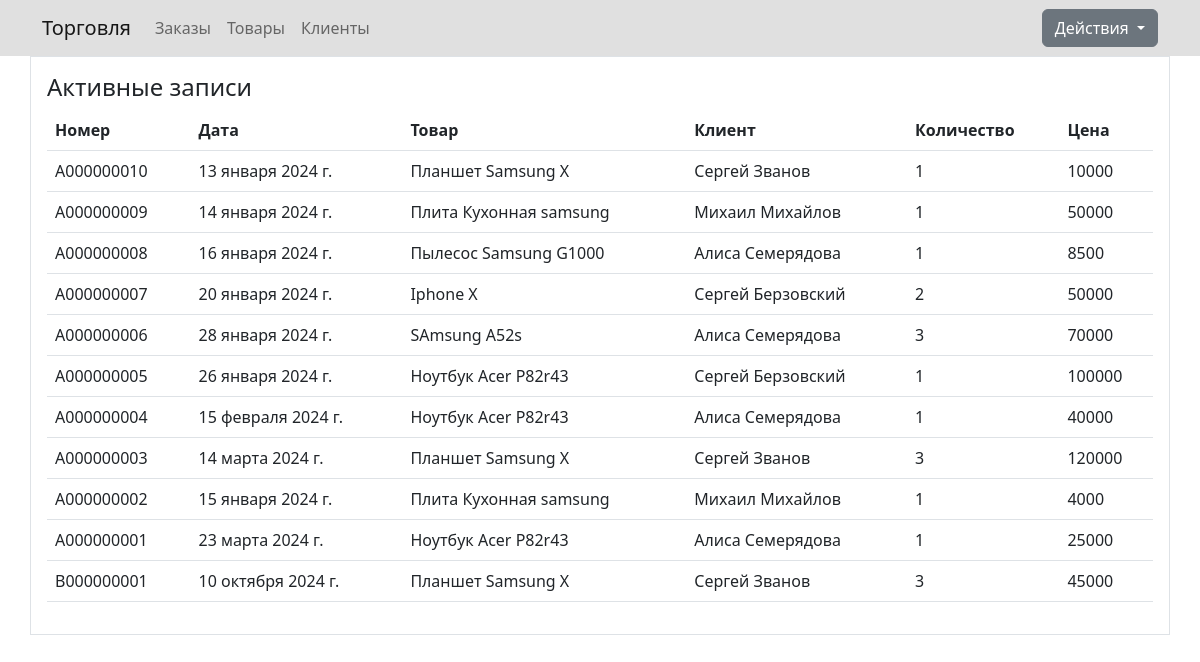
The page / on the database its author committed.
### myapp/models.py (models this page shows, shortened)
class Orders(models.Model):
    order_number = models.CharField('Номер', max_length=10)
    order_date = models.DateField('Дата заказа')
    prod = models.ForeignKey('Products', on_delete=models.PROTECT, null=True)
    cust = models.ForeignKey('Customers', on_delete=models.PROTECT, null=True)
    quantity = models.IntegerField('Количество', default=0)
    price = models.IntegerField('Цена', default=0)
    class Meta:
        verbose_name = 'Заказ'
        verbose_name_plural = 'Заказы'

class Products(models.Model):
    title = models.CharField('Название', max_length=100)
    def __str__(self):
        return self.title
    class Meta:
        verbose_name = 'Товар'
        verbose_name_plural = 'Товары'

class Customers(models.Model):
    name = models.CharField('Имя', max_length=60)
    surname = models.CharField('Фамилия', max_length=60)
    phone = models.CharField('Телефон', max_length=11)
    email = models.EmailField('Почта', max_length=100)
    def __str__(self):
        return f' {self.name} {self.surname}'
    class Meta:
        verbose_name = 'Клиент'
        verbose_name_plural = 'Клиенты'

### myapp/views.py (the view)
# urls.py: path('', views.index, name='home'),
def index(request):
    orders_all = Orders.objects.all()
    return render(request, 'myapp/index.html', {'orders_all': orders_all})

### myapp/templates/myapp/index.html (shortened to what this page needs)
{% extends 'myapp/base.html' %}
{% block content %}
<div class="container p-3 border">
    <h4>Активные записи</h4>
    {% if orders_all %}
    <table class="table table-hover">
    <thead>
      <tr>
        <th>Номер</th>
        <th>Дата</th>
        <th>Товар</th>
        <th>Клиент</th>
        <th>Количество</th>
        <th>Цена</th>
      </tr>
    </thead>
        <tbody>
        {% for elem in orders_all %}
            <tr>
                <td>{{ elem.order_number }}</td>
                <td>{{ elem.order_date }}</td>
                <td>{{ elem.prod }}</td>
                <td>{{ elem.cust }}</td>
                <td>{{ elem.quantity }}</td>
                <td>{{ elem.price }}</td>
            </tr>
        {% endfor %}
        </tbody>
    </table>
    {% else %}
        <p>У нас нет записей</p>
    {% endif %}
</div>
{% endblock %}

### myapp/templates/myapp/base.html (shortened to what this page needs)
{% load static %}
<!doctype html>
<html lang="ru">
<head>
    <link rel="stylesheet" href="https://cdn.jsdelivr.net/npm/bootstrap@5.2.3/dist/css/bootstrap.min.css">
</head>
    <nav class="navbar navbar-expand-lg navbar-light p-2" style="background-color: #E0E0E0;">
        <div class="container">
        <a class="navbar-brand" href="/">Торговля</a>
        <div class="collapse navbar-collapse" id="navbarNav">
            <ul class="navbar-nav">
                <li class="nav-item active">
                    <a class="nav-link" href="{% url 'home' %}">Заказы</a></li>
                <li class="nav-item">
                    <a class="nav-link" href="{% url 'products' %}">Товары</a></li>
                <li class="nav-item">
                    <a class="nav-link" href="{% url 'customers' %}">Клиенты</a></li>
            </ul>
        </div>
        <div class="dropdown">
            <button class="btn btn-secondary dropdown-toggle" type="button" id="dropdownMenuButton1"
                    data-bs-toggle="dropdown" aria-expanded="false">
                    Действия
            </button>
        </div>
        </div>
    </nav>
{% block content %}{% endblock %}
</body>
</html>

### rows shown on the page
Orders: order_number "A000000010", order_date "13 января 2024 г.", prod "Планшет Samsung X", cust "Сергей Званов", quantity "1", price "10000"
Orders: order_number "A000000009", order_date "14 января 2024 г.", prod "Плита Кухонная samsung", cust "Михаил Михайлов", quantity "1", price "50000"
Orders: order_number "A000000008", order_date "16 января 2024 г.", prod "Пылесос Samsung G1000", cust "Алиса Семерядова", quantity "1", price "8500"
Orders: order_number "A000000007", order_date "20 января 2024 г.", prod "Iphone X", cust "Сергей Берзовский", quantity "2", price "50000"
Orders: order_number "A000000006", order_date "28 января 2024 г.", prod "SAmsung A52s", cust "Алиса Семерядова", quantity "3", price "70000"
Orders: order_number "A000000005", order_date "26 января 2024 г.", prod "Ноутбук Acer P82r43", cust "Сергей Берзовский", quantity "1", price "100000"
Orders: order_number "A000000004", order_date "15 февраля 2024 г.", prod "Ноутбук Acer P82r43", cust "Алиса Семерядова", quantity "1", price "40000"
Orders: order_number "A000000003", order_date "14 марта 2024 г.", prod "Планшет Samsung X", cust "Сергей Званов", quantity "3", price "120000"
Orders: order_number "A000000002", order_date "15 января 2024 г.", prod "Плита Кухонная samsung", cust "Михаил Михайлов", quantity "1", price "4000"
Orders: order_number "A000000001", order_date "23 марта 2024 г.", prod "Ноутбук Acer P82r43", cust "Алиса Семерядова", quantity "1", price "25000"
Orders: order_number "B000000001", order_date "10 октября 2024 г.", prod "Планшет Samsung X", cust "Сергей Званов", quantity "3", price "45000"
